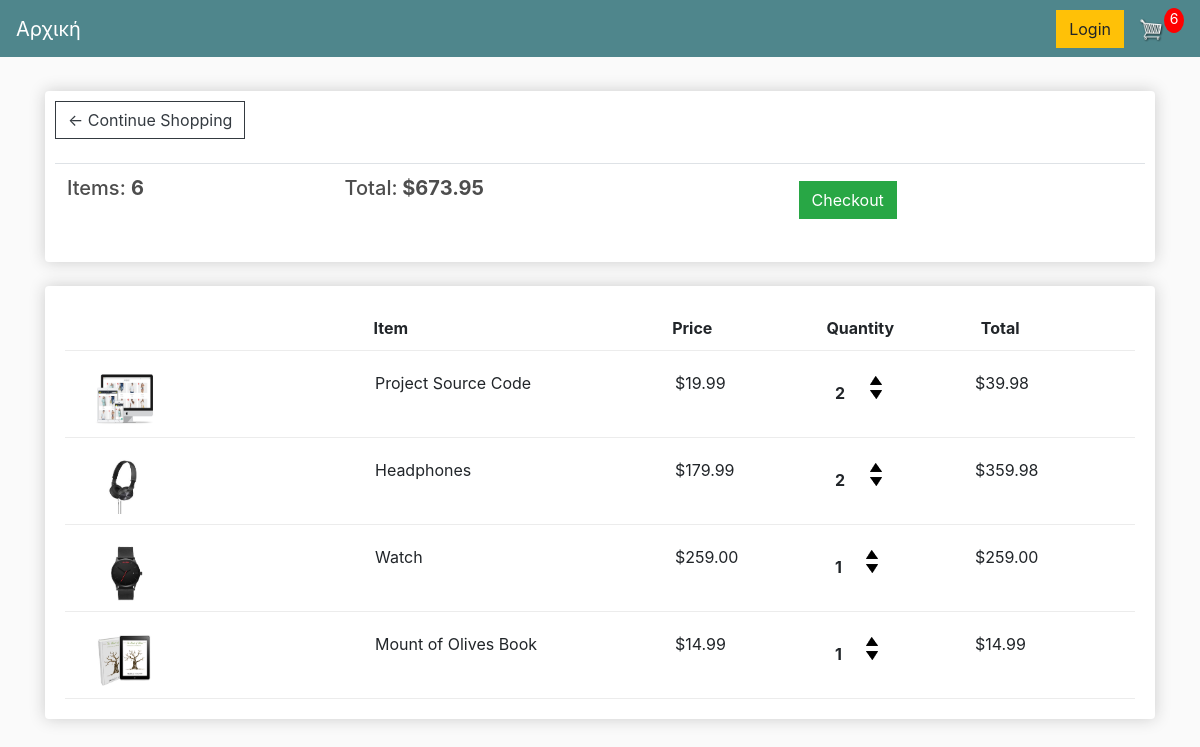
The app's page /cart/ (signed in), older data.
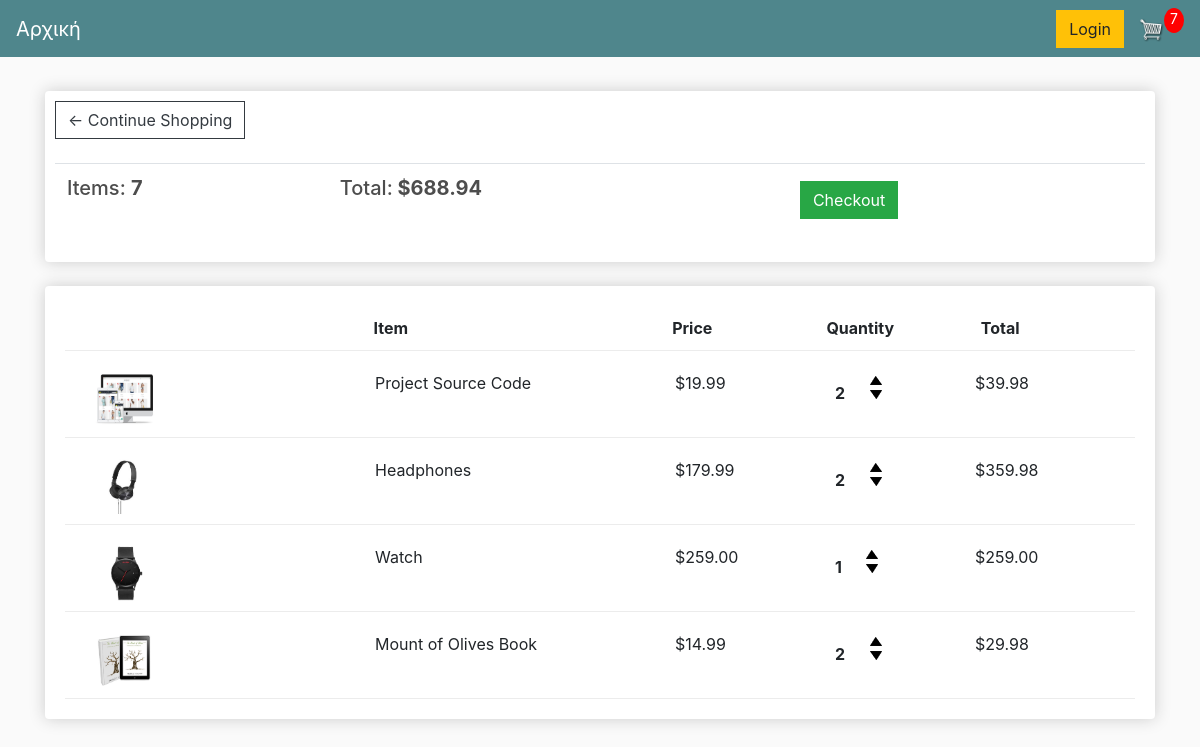
The same page, newer data.
### store/models.py (models this page shows, shortened)
class Order(models.Model):
    customer = models.ForeignKey(Customer, on_delete=models.SET_NULL, blank=True, null=True)
    date_order = models.DateTimeField(auto_now_add=True)
    complete = models.BooleanField(default=False, null=True, blank=True)
    transaction_id = models.CharField(max_length=200, null=True)
    @property
    def get_cart_total(self):
        orderitems = self.orderitem_set.all()
        return sum([item.get_total for item in orderitems])
    @property
    def get_cart_items(self):
        orderitems = self.orderitem_set.all()
        return sum([item.quantity for item in orderitems])

class OrderItem(models.Model):
    product = models.ForeignKey(Product, on_delete=models.SET_NULL, blank=True, null=True)
    order = models.ForeignKey(Order, on_delete=models.SET_NULL, blank=True, null=True)
    quantity = models.IntegerField(default=0, null=True, blank=True)
    date_added = models.DateTimeField(auto_now_add=True)
    @property
    def get_total(self):
        return self.quantity * self.product.price

class Product(models.Model):
    category = models.ForeignKey(Category, on_delete=models.CASCADE, blank=False, null=False)
    name = models.CharField(max_length=200, null=True)
    price = models.DecimalField(max_digits=5, decimal_places=2)
    image = models.ImageField(null=True, blank=True)
    @property
    def imageURL(self):
        try:
            url = self.image.url
        except:
            url = ''
        return url

### store/views.py (the view)
# urls.py: path('cart/', views.cart, name="cart"),
def cart(request):
     data = cartData(request)
     cartItems = data['cartItems']
     order = data['order']
     items = data['items']
     context = {'items': items, 'order': order, 'cartItems': cartItems, 'shipping': False}
     return render(request, 'store/cart.html', context)

### store/utils.py (called while the page is built)
def cartData(request):
    if request.user.is_authenticated:
        customer = request.user.customer
        order, created = Order.objects.get_or_create(customer=customer, complete=False)
        items = order.orderitem_set.all()
        cartItems = order.get_cart_items
    else:
        cookieData = cookieCart(request)
        cartItems = cookieData['cartItems']
        order = cookieData['order']
        items = cookieData['items']
    return {'cartItems': cartItems, 'order':order, 'items': items}

### store/templates/store/cart.html (shortened to what this page needs)
{% extends 'store/main.html' %}
{% load static %}
{% block content %}
    <div class="row">
        <div class="col-lg-12">
            <div class="box-element">
                <a  class="btn btn-outline-dark" href="{% url 'store' %}">&#x2190; Continue Shopping</a>
                <br>
                <br>
                <table class="table">
                    <tr>
                        <th><h5>Items: <strong>{{order.get_cart_items}}</strong></h5></th>
                        <th><h5>Total:<strong> ${{order.get_cart_total|floatformat:2}}</strong></h5></th>
                        <th>
                            <a  style="margin:5px;" class="btn btn-success" href="{% url 'checkout' %}">Checkout</a>
                        </th>
                    </tr>
                </table>
            </div>
            <br>
            <div class="box-element hide-on-sm">
                <div class="cart-row">
                    <div style="flex:2"></div>
                    <div style="flex:2; margin-left: 10px;"><strong>Item</strong></div>
                    <div style="flex:1; margin-left: 10px;"><strong>Price</strong></div>
                    <div style="flex:1; margin-left: 10px;"><strong>Quantity</strong></div>
                    <div style="flex:1; margin-left: 10px;"><strong>Total</strong></div>
                </div>
                {% for item in items %}
                <div class="cart-row">
                    <div style="flex:2"><img class="row-image" src={{item.product.imageURL}}></div>
                    <div style="flex:2"><p>{{item.product.name}}</p></div>
                    <div style="flex:1"><p>${{item.product.price|floatformat:2}}</p></div>
                    <div style="flex:1">
                        <p class="quantity">{{item.quantity}}</p>
                        <div class="quantity">
                            <img data-product={{item.product.id}} data-action="add"
                            class="chg-quantity update-cart" src="{% static  'images/arrow-up.png' %}">
                            <img data-product={{item.product.id}} data-action="remove"
                            class="chg-quantity update-cart" src="{% static  'images/arrow-down.png' %}">
                        </div>
                    </div>
                    <div style="flex:1"><p>${{item.get_total}}</p></div>
                </div>
                {% endfor %}
            </div>
        </div>
    </div>
{% endblock content %}

### store/templates/store/main.html (shortened to what this page needs)
<!DOCTYPE html>
{% load static %}
<html>
<head>
	<link rel="stylesheet" href="https://stackpath.bootstrapcdn.com/bootstrap/4.4.1/css/bootstrap.min.css">
	<link rel="stylesheet" type="text/css" href="{% static 'css/main.css' %}">
</head>
<body>
    <nav class="navbar navbar-expand-lg navbar-dark bg-dark">
        <a class="navbar-brand" href="{% url 'store' %}">Αρχική</a>
        <div class="collapse navbar-collapse" id="navbarSupportedContent">
            <div class="form-inline my-2 my-lg-0">
                <a href="#"class="btn btn-warning">Login</a>
                <a href="{% url 'cart' %}">
                    <img  id="cart-icon" src="{% static 'images/cart.png' %}">
                </a>
                <p id="cart-total">{{cartItems}}</p>
            </div>
        </div>
    </nav>
    <div class="container">
        <br>
        {% block content %}
        {% endblock content %}
    </div>
</body>
</html>

### static/css/main.css (style rules this page uses)
body { background-color: hsl(0, 0%, 98%); }
h1,h2,h3,h4,h5,h6 { color:hsl(0, 0%, 30%); }
@media screen and (min-width: 401px) { .hide-on-sm { display: block; } }
.box-element { box-shadow:hsl(0, 0%, 80%) 0 0 16px; background-color: #fff; border-radius: 4px; padding: 10px; }
.bg-dark { background-color: #4f868c!important; }
#cart-icon { width:25px; display: inline-block; margin-left: 15px; }
#cart-total { display: block; text-align: center; color:#fff; background-color: red; width: 20px; height: 25px; border-radius: 50%; font-size: 14px; }
.col-lg-4, .col-lg-6, .col-lg-8, .col-lg-12 { margin-top: 10px; }
.btn { border-radius: 0; }
.row-image { width: 100px; }
.cart-row { display: flex; align-items: flex-stretch; padding: 10px; margin: 10px; border-bottom: 1px solid #ececec; }
.quantity { display: inline-block; font-weight: 700; padding-right:10px; padding-left:10px; }
.chg-quantity { width: 12px; cursor: pointer; display: block; margin-top: 5px; transition:.1s; }

Row changes from the older to the newer data that the page shows:
changed through a linked row, Order: get_cart_items "6" → "7"; get_cart_total "673.95" → "688.94"
changed OrderItem "Mount of Olives Book": quantity "1" → "2"; get_total "14.99" → "29.98"
Text that changed along with them:
{{ cartItems }}: "6" → "7"
